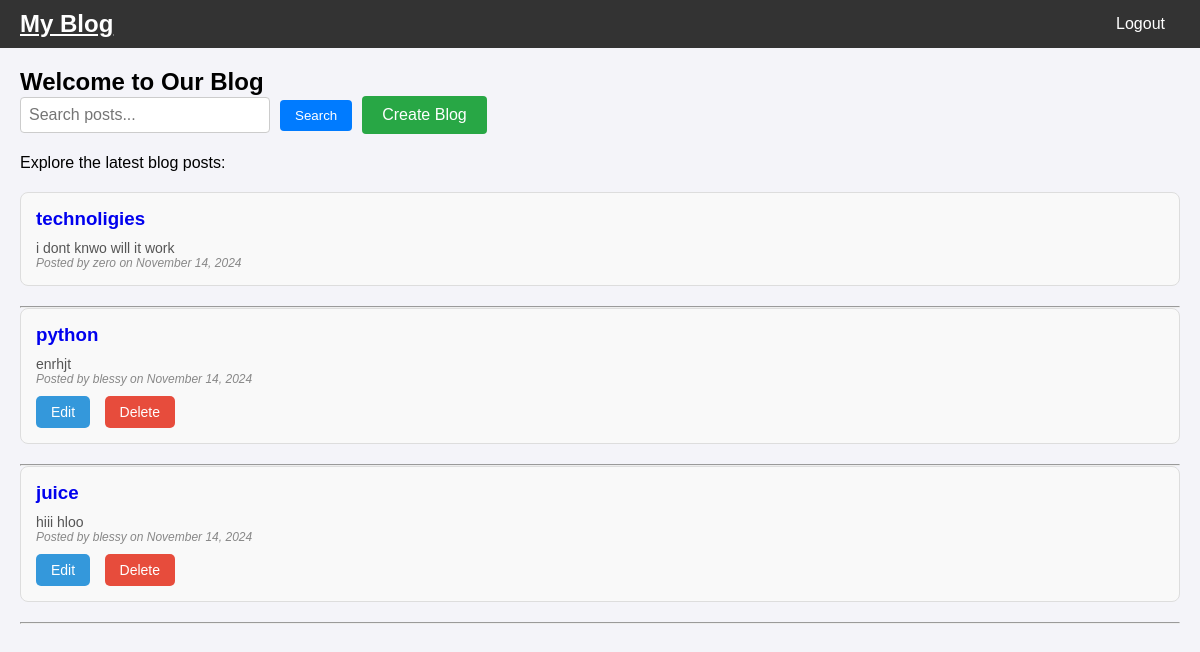
The page / (signed in) on the database its author committed.
### Blog/models.py (models this page shows, shortened)
class Blog_Post(models.Model):
    title=models.CharField(max_length=100)
    content=models.TextField()
    author=models.ForeignKey(User, on_delete=models.CASCADE)
    created_at = models.DateTimeField(auto_now_add=True)
    updated_at = models.DateTimeField(auto_now=True)
    tags=models.ManyToManyField(Tag, related_name='blogs', blank=True)
    is_approved = models.BooleanField(default=False)

### Blog/views.py (the view)
# urls.py: path('', views.home, name='home'),
def home(request):
    search=request.GET.get('search','')
    if search:
        blogs = Blog_Post.objects.filter(Q(title__icontains=search) | Q(content__icontains=search) | Q(tags__name__icontains=search)).distinct().order_by('-created_at')
    else:
        blogs=Blog_Post.objects.all().order_by('-created_at')
    latest_posts = Blog_Post.objects.all().order_by('-created_at')
    return render(request, 'blog/home.html', {'latest_posts': latest_posts,'blogs':blogs})

### Blog/templates/blog/home.html (shortened to what this page needs)
{% block content %}
{% include 'blog/navbar.html'%}
    <div class="container">
        <header>
            <div class="header-content">
                <h2>Welcome to Our Blog</h2>
                <div class="header-actions">
                    <form action="{% url 'home' %}" method="get" class="search-form">
                        <input type="text" name="search" placeholder="Search posts..." class="search-bar">
                        <button type="submit" class="search-btn">Search</button>
                    </form>
                    <a href="{% url 'create_blog' %}" class="create-btn">Create Blog</a>
                </div>
            </div>
        </header>
        <p>Explore the latest blog posts:</p>
        <div class="latest-posts">
            {% if blogs %}
    {% for post in blogs %}
        <div class="post-item">
            <h3>
                    {% if user.is_authenticated %}
                        <a href="{% url 'blog_details' post.id %}">{{ post.title }}</a>
                    {% else %}
                        <a href="{% url 'login' %}">{{ post.title }}</a>
                    {% endif %}
            </h3>
            <p>{{ post.content|truncatewords:30 }}</p>
            <p>
                <em>Posted by {{ post.author }} on {{ post.created_at|date:"F d, Y" }}</em>
            </p>
            {% if request.user == post.author %}
                <div class="post-actions">
                    <a href="{% url 'edit_blog' post.id %}" class="edit-button">Edit</a>
                    <form action="{% url 'delete_blog' post.id %}" method="post" style="display: inline;">
                        <button type="submit" class="delete-button">Delete</button>
                    </form>
                </div>
            {% endif %}
        </div>
        <hr>
    {% endfor %}
{% else %}
    <p>No blog posts available yet.</p>
{% endif %}
        </div>
    </div>
{% endblock %}

### Blog/templates/blog/home.html (style rules this page uses)
.container { max-width: 1200px; margin: 0 auto; padding: 20px; }
header { display: flex; justify-content: space-between; align-items: center; margin-bottom: 20px; }
.header-content { display: flex; flex-direction: column; align-items: flex-start; }
.header-actions { display: flex; align-items: center; gap: 10px; }
.search-form { display: flex; align-items: center; }
.search-bar { padding: 8px; font-size: 16px; border-radius: 4px; border: 1px solid #ccc; width: 250px; }
.search-btn { padding: 8px 15px; margin-left: 10px; background-color: #007bff; color: white; border: none; border-radius: 4px; cursor: pointer; }
.create-btn { padding: 10px 20px; background-color: #28a745; color: white; border: none; border-radius: 4px; text-decoration: none; }
.latest-posts { margin-top: 20px; }
.post-item { margin-bottom: 20px; padding: 15px; background-color: #f9f9f9; border: 1px solid #ddd; border-radius: 5px; }
.post-item h3 { margin-bottom: 10px; color: #007bff; }
.post-item h3 a { text-decoration: none; }
.post-item p { font-size: 14px; color: #555; }
.post-item p em { font-size: 12px; color: #888; }
.post-item { padding: 15px; background-color: #f9f9f9; border-radius: 8px; margin-bottom: 20px; }
.post-actions { margin-top: 10px; }
.edit-button, .delete-button { text-decoration: none; color: white; padding: 8px 15px; border-radius: 5px; margin-right: 10px; font-size: 14px; border: none; cursor: pointer; }
.edit-button { background-color: #3498db; }
.delete-button { background-color: #e74c3c; }
form .delete-button { display: inline-block; }

### Blog/templates/blog/navbar.html (style rules this page uses)
* { margin: 0; padding: 0; box-sizing: border-box; }
body { font-family: Arial, sans-serif; background-color: #f4f4f9; }

### rows shown on the page
Blog_Post: title "technoligies", content "i dont knwo will it work", author "zero", created_at "November 14, 2024"
Blog_Post: title "python", content "enrhjt", author "blessy", created_at "November 14, 2024", shows "Edit"
Blog_Post: title "juice", content "hiii hloo", author "blessy", created_at "November 14, 2024", shows "Edit"
